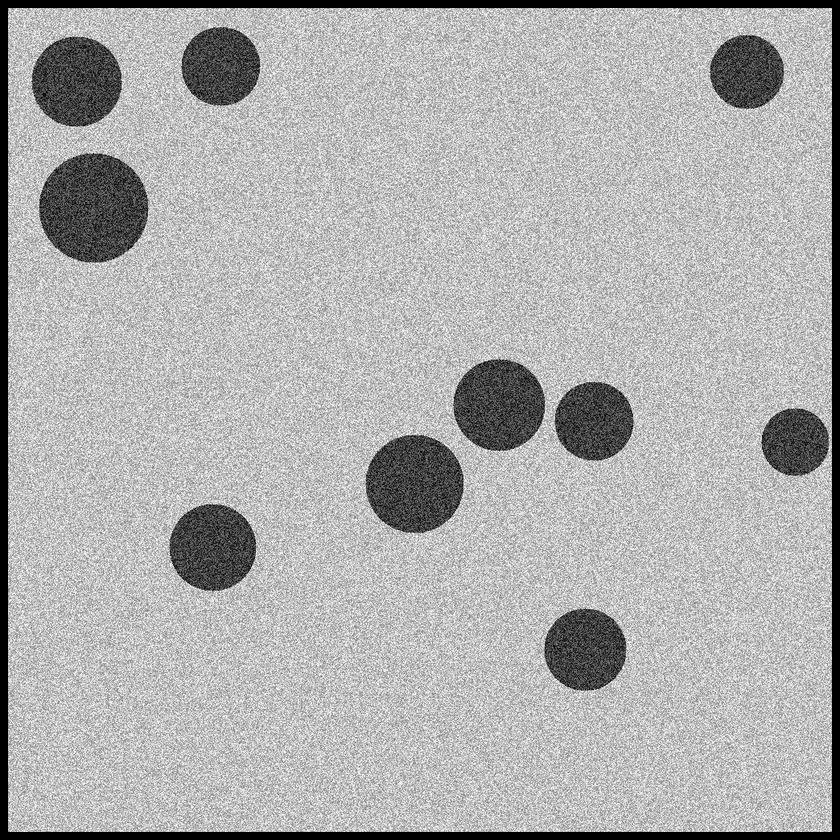
#> input picture Extras/Q3.png, 840 x 840 px, shrunk from 1044 x 1044 before the run
$ jupyter execute --allow-errors Q2_Final.ipynb
#> lines starting #> are read from the running program, lines starting #| are printed output that depends on the picture; after the words box and inside, x2 and y2 are one past the last pixel; in counts of white or black regions, pixels touching at a corner belong together
# **Q2**

[cell 1]
#importing libraries
import numpy as np
import matplotlib.pyplot as plt
import matplotlib.image as mpimage
from skimage import measure
import cv2

**For image I took 2 pictures given in the assignment namely of Q3 and Q4.**

[cell 2]
# Read the image in grayscale format
img1 = cv2.imread('Q3.png')
#> img1 is the input picture: shape (840, 840, 3); min 0, max 255, mean 174.6
img2 = cv2.imread('Q4.png')
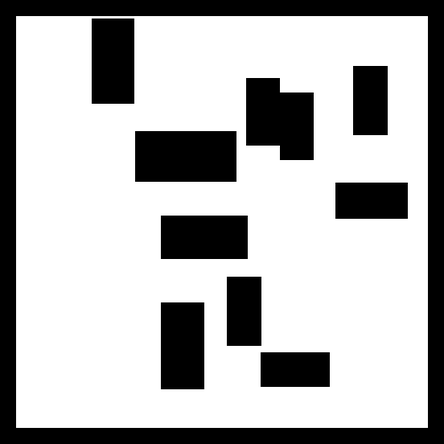
#> input picture Extras/Q4.png, 444 x 444 px, shrunk from 552 x 552 before the run
#> img2 is the input picture: shape (444, 444, 3); min 0, max 255, mean 179.7

# Convert the image to grayscale
gray1 = cv2.cvtColor(img1, cv2.COLOR_BGR2GRAY)
gray2 = cv2.cvtColor(img2, cv2.COLOR_BGR2GRAY)

# Print the gray scale image
plt.imshow(gray1, cmap='gray')

[cell 3]
# Print the gray scale image
plt.imshow(gray2, cmap='gray')

#> (a cell that did not finish here is left out)

[cell 5]
#using matplotlib to read and convert images to desirable form
img1=mpimage.imread('Q3.png')
#> img1: shape (840, 840, 4) float32
img2=mpimage.imread('Q4.png')
#> img2: shape (444, 444, 4) float32

test1 = open('test1.txt', mode='w')

#converting rgb image to gray image and the gray to binary
size1=img1.shape
#> size1 = (840, 840, 4)
def rgb2gray(rgb):
  return np.dot(rgb[...,:3], [0.299, 0.587, 0.114])

if len(img1.shape)==3:
  gray1=rgb2gray(img1)
else:
  gray1=np.reshape(img1,(size1[0],size1[1],1))
gray1.flags.writeable=True

#gray to binary conversion
for i in range(size1[0]):
  for j in range(size1[1]):
    if gray1[i,j]>0.5: #chose a definite threshold value of 0.5
      gray1[i,j]=0
      test1.write(str(int(gray1[i,j])))
    else:
      gray1[i,j]=1
      test1.write(str(int(gray1[i,j])))
  test1.write('\n')
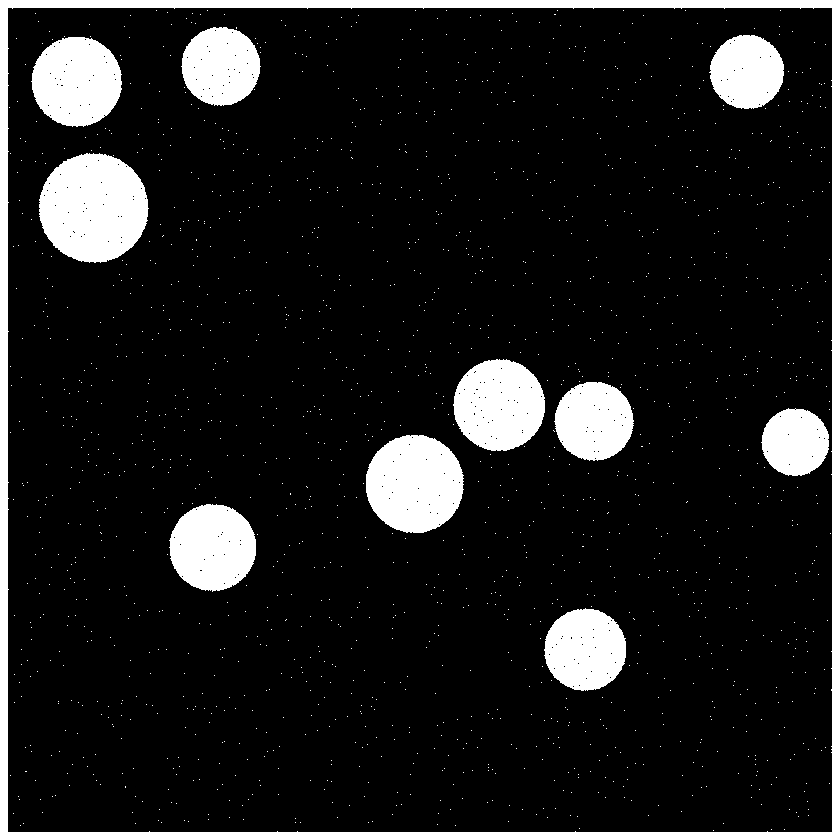
#> gray1: shape (840, 840) float64; values 0 (black) and 1 (white), 12.3% white; 1718 white regions (1707 under 20 px), largest, box (x1, y1, x2, y2) and area: (0, 0, 840, 840) 26665, (39, 153, 149, 263) 9350, (366, 435, 464, 533) 7538
#storing it as an image
image_1=gray1
print(image_1)
#> (printed output is left out)

[cell 6]
#defining neighbor relation
def neighbor(i,j,label,rel):
  #for 4-connectivity
  if rel==4:
    left=label[i,j-1]
    above=label[i-1,j]
    neighbors=[left,above]
  #for 8-connectivity, we know that above 3 cells and left cell should be taken for the current pixel
  elif rel==8:
    left=label[i,j-1]
    above=label[i-1,j]
    above_left=label[i-1,j-1]
    above_right=label[i-1,j+1]
    neighbors=[above_left,above,above_right,left]
  return neighbors

**Function for sequential component algorithm**

[cell 7]
#sequential labeling algorithm for scanning image from left to right and top to bottom for a particular given connectivity i.e. 4 or 8
def seq(image,rel):
  #opening label and new_label files for first pass and second pass respectively
#> called with rel = 4
  label1 = open('label1.txt',mode='w')
  new_label1 = open('new_label1.txt',mode='w')
  #initiating a label files containing all ones
  label=np.ones([size1[0],size1[1]])
  tmp=0
  l=[]
  index=0
  #first pass of the image
  for i in range(size1[0]):
    for j in range(size1[1]):
      #if current pixel value is zero, we leave it as it is
      if image[i,j]==[0]:
        label[i,j]=0
        label1.write(str(int(label[i,j])))
      #if current pixel value is 1
      else:
        #extracting the neighbors
        neigh=neighbor(i,j,label,rel)
        #for neighbor labels equal to zero, create a new label here stored as tmp
        #and assign it to the current pixel and write it in the label file
        if neigh.count(0)==len(neigh):
          tmp+=1
          label[i,j]=tmp
          label1.write(str(int(label[i,j])))
        #if neighbor labels are non-zero
        else:
          #if all the neighbors have same label or if only one neighbor is non zero, we assign that label to the current pixel
          if len(set(neigh))==1 or neigh.count(0)==len(neigh)-1:
            label[i,j]=np.max(neigh)
            label1.write(str(int(label[i,j])))
          #if all are different labels, we first assign minimum label to the current pixel and then record equivalence classes
          #it will be needing in the second pass
          else:
            label[i,j]=np.min(neigh)
            label1.write(str(int(label[i,j])))
            if index==0:
              l.append(neigh)
              index+=1
            #storing equivalence classes
            else:
              flag=0
              #looping over all the non-zero neighbors
              for k in range(index):
                x=set(l[k]).intersection(set(neigh))
                if len(x)!=0:
                  l[k]=set(l[k]).union(neigh)
                  np.array(l)
                  flag+=1
              if flag==0:
                index+=1
                np.array(l)
                l.append(set(neigh))
    label1.write('\n')
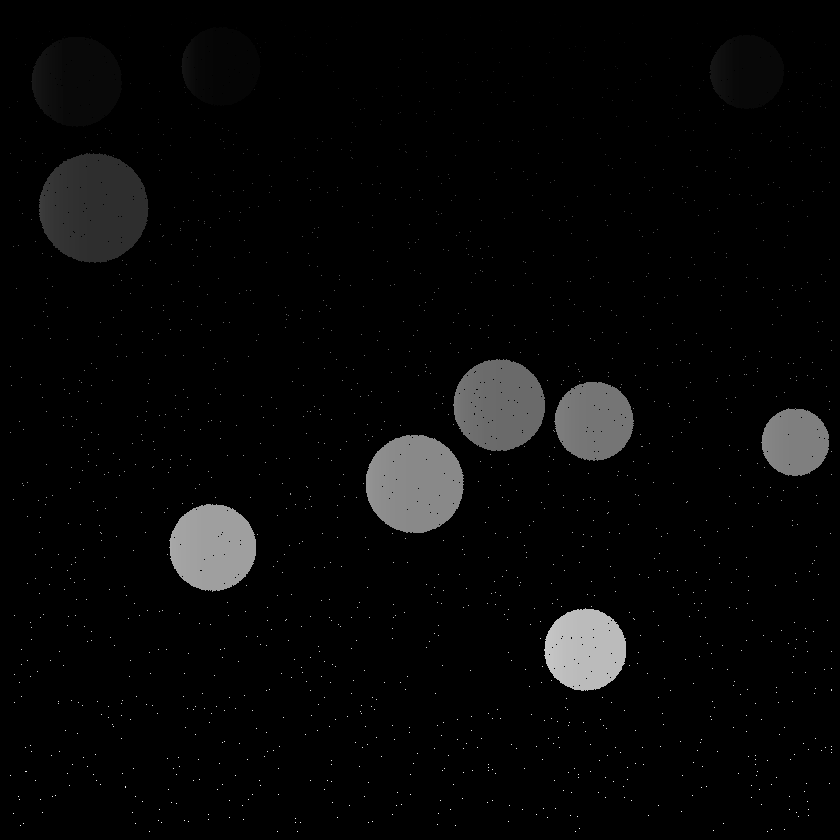
#> label: shape (840, 840) float64; min 0, max 2035, mean 63; drawn with min black and max white

  #second pass for relabeling whole image and updating the labels by checking the equivalence lists and updating if necessary
  for i in range(size1[0]):
    for j in range(size1[1]):
      for k in range(index):
        if label[i,j] in l[k] and label[i,j]!=0:
          label[i,j]=min(l[k])
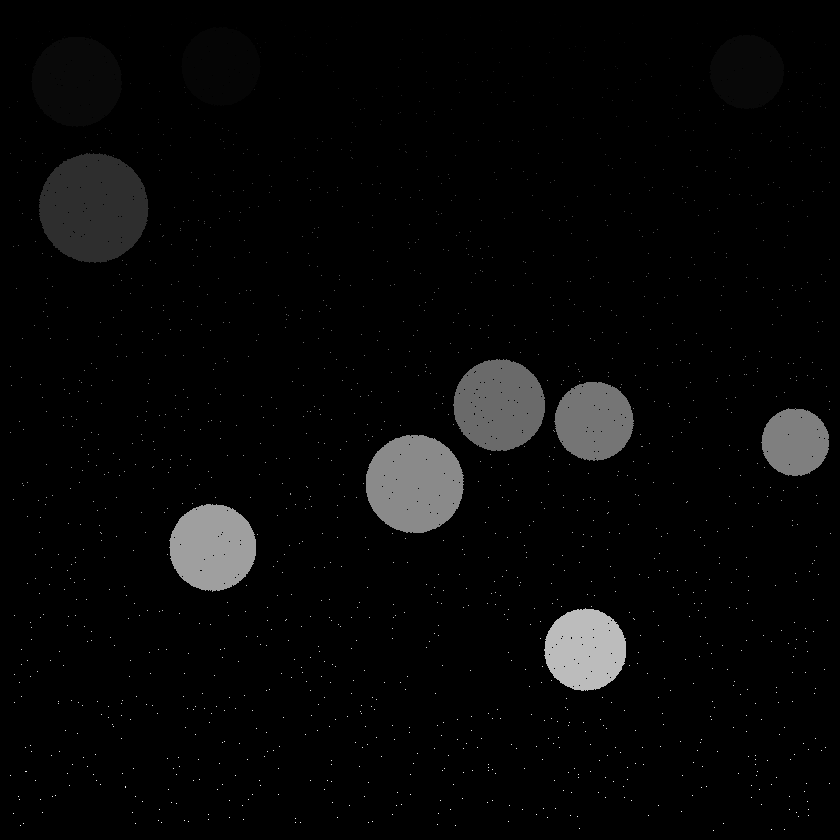
#> label: shape (840, 840) float64; 3.37% of pixels changed, all inside (x1, y1, x2, y2) = (31, 27, 832, 832); drawn with min black and max white
  #writing the new labels in the new_label file
  for i in range(size1[0]):
    for j in range(size1[1]):
      for k in range(index):
        if label[i,j]==min(l[k]):
          label[i,j]=k+1
      new_label1.write(str(int(label[i,j])))
    new_label1.write('\n')
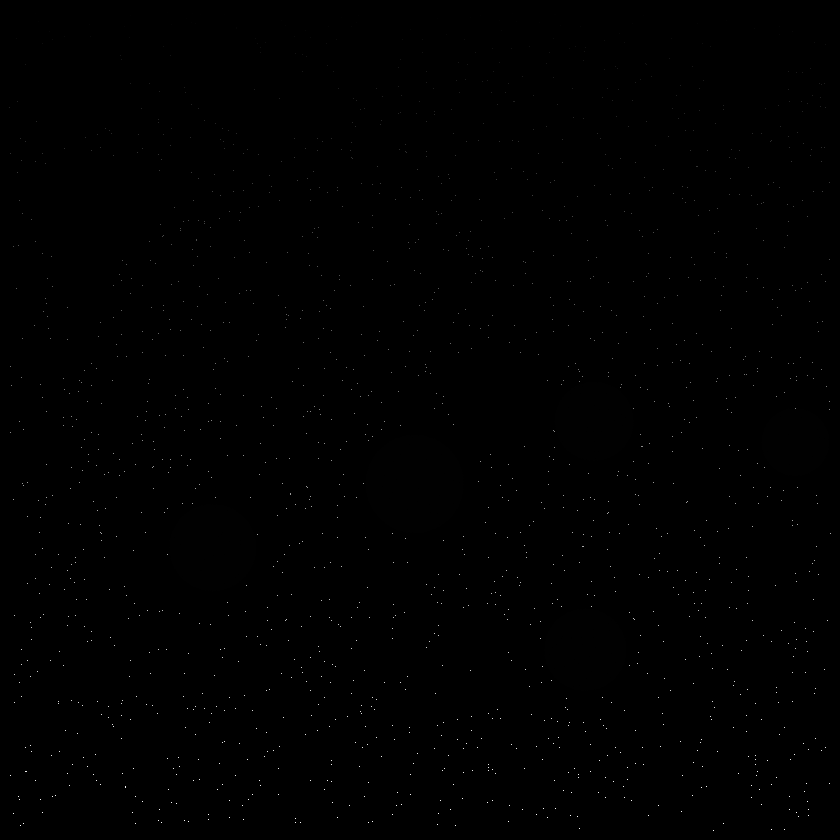
#> label: shape (840, 840) float64; 12.07% of pixels changed, all inside (x1, y1, x2, y2) = (0, 0, 840, 840); drawn with min black and max white
  return label,image,index

[cell 8]
#testing of sequential labeling algorithm
# label,image,index=seq(image_1,8)
label,image,index=seq(image_1,4)

All the output files of the input image for 2 connectivities 4 and 8 i.e. text files containing each input image, label and new_label files containing the first pass and second pass labels for each final output image are attached with the ipynb file.

**Comparing the new_label output file with the python's function skimage.measure.label equivalent to bwconncomp function from matlab.**

**The compare file of img1 is attached with the ipynb file.**

[cell 9]
#code for skimage.measure.label for sequential connected algorithm
from skimage import measure
all_labels = measure.label(image_1)
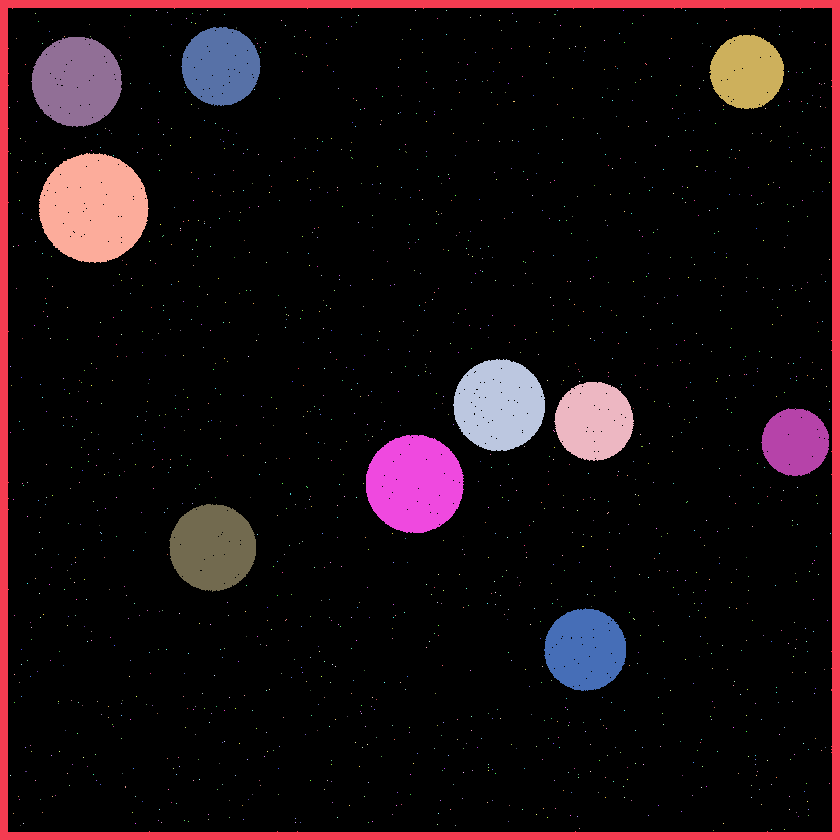
#> all_labels: shape (840, 840) int64; 1719 distinct labels, from 0 to 1718; one colour per label, 0 black
compare=open('compare.txt',mode='w')
for i in range(len(all_labels)):
  for j in range(len(all_labels[0])):
    compare.write(str(int(all_labels[i,j])))
  compare.write('\n')
compare.close()

# **Example for testing**

**Comparison of the skimage.measure.label function with built from scratch seq function for the given input 10*10 matrix**

[cell 10]
#testing the sequential component labeling algorithm on an example
image_2=np.array([[0,0,0,0,0,0,0,0,0,0],[0,1,1,1,0,0,1,1,1,0],[0,0,1,1,0,0,1,1,0,0],[0,0,1,1,0,0,1,1,0,0],[0,0,0,0,0,0,0,0,0,0],[0,0,0,0,1,0,0,0,0,0],[0,1,0,0,0,0,0,0,1,0],[0,0,1,0,0,0,0,1,0,0],[0,0,0,1,1,1,1,0,0,0],[0,0,0,0,0,0,0,0,0,0]])
size1=image_2.shape
print(image_2)
#| [[0 0 0 0 0 0 0 0 0 0]
#|  [0 1 1 1 0 0 1 1 1 0]
#|  [0 0 1 1 0 0 1 1 0 0]
#|  [0 0 1 1 0 0 1 1 0 0]
#|  [0 0 0 0 0 0 0 0 0 0]
#|  [0 0 0 0 1 0 0 0 0 0]
#|  [0 1 0 0 0 0 0 0 1 0]
#|  [0 0 1 0 0 0 0 1 0 0]
#|  [0 0 0 1 1 1 1 0 0 0]
#|  [0 0 0 0 0 0 0 0 0 0]]
label,image,index=seq(image_2,8)
all_labels = measure.label(image_2)
compare=open('compare.txt',mode='w')
for i in range(len(all_labels)):
  for j in range(len(all_labels[0])):
    compare.write(str(int(all_labels[i,j])))
  compare.write('\n')
